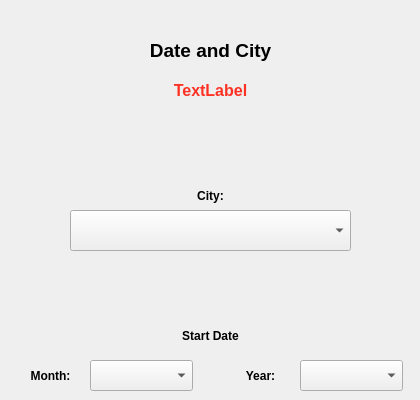
   <widget class="QWidget" name="page_2">
    <widget class="QLabel" name="dateCityLabel">
     <property name="geometry">
      <rect>
       <x>10</x>
       <y>30</y>
       <width>401</width>
       <height>41</height>
      </rect>
     </property>
     <property name="font">
      <font>
       <family>Arial</family>
       <pointsize>14</pointsize>
       <bold>true</bold>
      </font>
     </property>
     <property name="text">
      <string>Date and City</string>
     </property>
     <property name="alignment">
      <set>Qt::AlignCenter</set>
     </property>
    </widget>
    <widget class="QComboBox" name="cityComboBox">
     <property name="geometry">
      <rect>
       <x>70</x>
       <y>210</y>
       <width>281</width>
       <height>41</height>
      </rect>
     </property>
     <property name="toolTip">
      <string>&lt;html&gt;&lt;head/&gt;&lt;body&gt;&lt;p&gt;&lt;br/&gt;&lt;/p&gt;&lt;/body&gt;&lt;/html&gt;</string>
     </property>
    </widget>
    <widget class="QLabel" name="cityLabel">
     <property name="geometry">
      <rect>
       <x>10</x>
       <y>180</y>
       <width>401</width>
       <height>31</height>
      </rect>
     </property>
     <property name="font">
      <font>
       <family>Arial</family>
       <bold>true</bold>
      </font>
     </property>
     <property name="toolTip">
      <string>&lt;html&gt;&lt;head/&gt;&lt;body&gt;&lt;p&gt;City choice affects taxation, default expenses, and property purchase parameters&lt;/p&gt;&lt;/body&gt;&lt;/html&gt;</string>
     </property>
     <property name="text">
      <string>City:</string>
     </property>
     <property name="alignment">
      <set>Qt::AlignCenter</set>
     </property>
    </widget>
    <widget class="QLabel" name="startDateLabel">
     <property name="geometry">
      <rect>
       <x>10</x>
       <y>320</y>
       <width>401</width>
       <height>31</height>
      </rect>
     </property>
     <property name="font">
      <font>
       <family>Arial</family>
       <bold>true</bold>
      </font>
     </property>
     <property name="toolTip">
      <string>&lt;html&gt;&lt;head/&gt;&lt;body&gt;&lt;p&gt;The date the model will start.&lt;/p&gt;&lt;p&gt;Must be present or future date.&lt;/p&gt;&lt;p&gt;Model will run for 35 years from date entered here.&lt;/p&gt;&lt;p&gt;If year is in the future, default expenses and taxation will be updated to reflect inflation. Therefore, if you enter a future year, on the &amp;quot;Expenses&amp;quot; tab, enter the expense amounts you'd expect THIS year and they will too be updated to reflect inflation before the model begins.&lt;/p&gt;&lt;/body&gt;&lt;/html&gt;</string>
     </property>
     <property name="text">
      <string>Start Date</string>
     </property>
     <property name="alignment">
      <set>Qt::AlignCenter</set>
     </property>
    </widget>
    <widget class="QLabel" name="startDateLabel_2">
     <property name="geometry">
      <rect>
       <x>10</x>
       <y>360</y>
       <width>81</width>
       <height>31</height>
      </rect>
     </property>
     <property name="font">
      <font>
       <family>Arial</family>
       <bold>true</bold>
      </font>
     </property>
     <property name="text">
      <string>Month:</string>
     </property>
     <property name="alignment">
      <set>Qt::AlignCenter</set>
     </property>
    </widget>
    <widget class="QComboBox" name="monthComboBox">
     <property name="geometry">
      <rect>
       <x>90</x>
       <y>360</y>
       <width>103</width>
       <height>31</height>
      </rect>
     </property>
    </widget>
    <widget class="QComboBox" name="yearComboBox">
     <property name="geometry">
      <rect>
       <x>300</x>
       <y>360</y>
       <width>103</width>
       <height>31</height>
      </rect>
     </property>
    </widget>
    <widget class="QLabel" name="startDateLabel_3">
     <property name="geometry">
      <rect>
       <x>220</x>
       <y>360</y>
       <width>81</width>
       <height>31</height>
      </rect>
     </property>
     <property name="font">
      <font>
       <family>Arial</family>
       <bold>true</bold>
      </font>
     </property>
     <property name="text">
      <string>Year:</string>
     </property>
     <property name="alignment">
      <set>Qt::AlignCenter</set>
     </property>
    </widget>
    <widget class="QLabel" name="dateAndCityErrorLabel">
     <property name="geometry">
      <rect>
       <x>10</x>
       <y>70</y>
       <width>401</width>
       <height>41</height>
      </rect>
     </property>
     <property name="palette">
      <palette>
       <active>
        <colorrole role="WindowText">
         <brush brushstyle="SolidPattern">
          <color alpha="217">
           <red>255</red>
           <green>16</green>
           <blue>0</blue>
          </color>
         </brush>
        </colorrole>
       </active>
       <inactive>
        <colorrole role="WindowText">
         <brush brushstyle="SolidPattern">
          <color alpha="217">
           <red>255</red>
           <green>16</green>
           <blue>0</blue>
          </color>
         </brush>
        </colorrole>
       </inactive>
       <disabled/>
      </palette>
     </property>
     <property name="font">
      <font>
       <family>Arial</family>
       <pointsize>12</pointsize>
       <bold>true</bold>
      </font>
     </property>
     <property name="text">
      <string>TextLabel</string>
     </property>
     <property name="alignment">
      <set>Qt::AlignCenter</set>
     </property>
    </widget>
   </widget>
